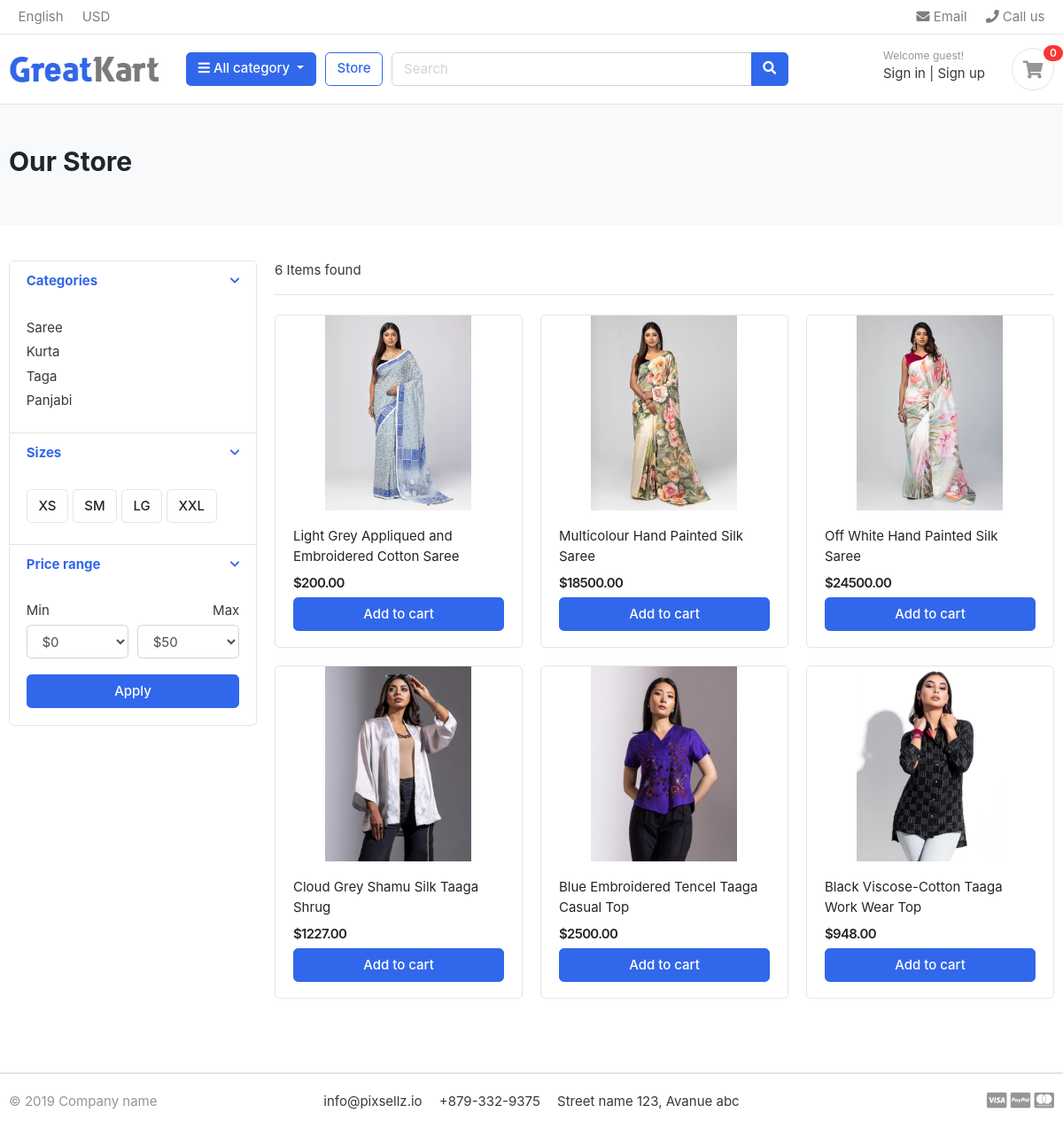
/store/, run on the app's committed database.
### category/models.py (models this page shows, shortened)
class Category(models.Model):
    category_name = models.CharField(max_length=50, unique=True)
    slug = models.SlugField(max_length=100, unique=True )
    description = models.TextField(max_length=255, blank=True)
    cat_image= models.ImageField(upload_to='photos/categories', blank=True)
    class Meta:
        verbose_name = 'category'
        verbose_name_plural = 'categories'
    def get_url(self):
        return reverse('products_by_category', args=[self.slug])

### store/models.py (models this page shows, shortened)
class Product(models.Model):
    product_name = models.CharField(max_length=200, unique=True)
    slug = models.SlugField(max_length=200, unique=True)
    description = models.TextField(max_length=500, blank=True)
    price = models.DecimalField(max_digits=10, decimal_places=2)
    images = models.ImageField(upload_to='photos/products')
    stock = models.IntegerField()
    is_available = models.BooleanField(default=True)
    category = models.ForeignKey(Category, on_delete=models.CASCADE)
    created_date = models.DateTimeField(auto_now_add=True)
    modified_date = models.DateTimeField(auto_now=True)

### store/views.py (the view)
# urls.py: path("store/", include("store.urls")),
def store(request, category_slug=None):
    categories = None
    products = None
    product_per_page = 6
    if category_slug != None:
        categories = get_object_or_404(Category, slug=category_slug)
        products = Product.objects.filter(category=categories, is_available=True).order_by('id')
        paginator = Paginator(products, product_per_page)
        page = request.GET.get('page')
        paged_products = paginator.get_page(page)
        product_count = products.count()
    else:
        products = Product.objects.all().filter(is_available=True).order_by('id')
        paginator = Paginator(products, product_per_page)
        page = request.GET.get('page')
        paged_products = paginator.get_page(page)
        product_count = products.count()
    context = {
        'products': paged_products,
        'product_count': product_count,
    }
    return render(request, 'store/store.html', context)

### carts/context_processors.py (called while the page is built)
def counter(request):
    cart_count = 0
    if 'admin' in request.path:
        return {}
    else:
        try:
            cart = Cart.objects.filter(cart_id=_cart_id(request))
            cart_items = CartItem.objects.all().filter(cart=cart[:1])
            for item in cart_items:
                cart_count += item.quantity
        except Cart.DoesNotExist:
            cart_count = 0
    return dict(cart_count=cart_count)

### carts/views.py (called while the page is built)
def _cart_id(request):
    cart = request.session.session_key
    if not cart:
        cart = request.session.create()
    return cart

### category/context_processors.py (called while the page is built)
def menu_links(request):
    links = Category.objects.all()
    return dict(links=links)

### templates/store/store.html (shortened to what this page needs)
{% extends 'base.html' %}
{% block content %} {% load static %}
<main>
	<section class="section-pagetop bg">
		<div class="container">
			<h2 class="title-page">Our Store</h2>
		</div>
	</section>
	<section class="section-content padding-y">
		<div class="container">
			<div class="row">
				<aside class="col-md-3">
					<div class="card">
						<article class="filter-group">
							<header class="card-header">
								<a
									href="#"
									data-toggle="collapse"
									data-target="#collapse_1"
									aria-expanded="true"
									class="">
									<i class="icon-control fa fa-chevron-down"></i>
									<h6 class="title">Categories</h6>
								</a>
							</header>
							<div
								class="filter-content collapse show"
								id="collapse_1">
								<div class="card-body">
									<ul class="list-menu">
										{% for category in links %}
										<li>
											<a href="{{category.get_url}}"
												>{{ category.category_name }}</a
											>
										</li>
										{% endfor %}
									</ul>
								</div>
							</div>
						</article>
						<article class="filter-group">
							<header class="card-header">
								<a
									href="#"
									data-toggle="collapse"
									data-target="#collapse_4"
									aria-expanded="true"
									class="">
									<i class="icon-control fa fa-chevron-down"></i>
									<h6 class="title">Sizes</h6>
								</a>
							</header>
							<div
								class="filter-content collapse show"
								id="collapse_4">
								<div class="card-body">
									<label class="checkbox-btn">
										<span class="btn btn-light"> XS </span>
									</label>
									<label class="checkbox-btn">
										<span class="btn btn-light"> SM </span>
									</label>
									<label class="checkbox-btn">
										<span class="btn btn-light"> LG </span>
									</label>
									<label class="checkbox-btn">
										<span class="btn btn-light"> XXL </span>
									</label>
								</div>
							</div>
						</article>
						<article class="filter-group">
							<header class="card-header">
								<a
									href="#"
									data-toggle="collapse"
									data-target="#collapse_3"
									aria-expanded="true"
									class="">
									<i class="icon-control fa fa-chevron-down"></i>
									<h6 class="title">Price range</h6>
								</a>
							</header>
							<div
								class="filter-content collapse show"
								id="collapse_3">
								<div class="card-body">
									<div class="form-row">
										<div class="form-group col-md-6">
											<label>Min</label>
											<select class="mr-2 form-control">
												<option value="0">$0</option>
											</select>
										</div>
										<div class="form-group text-right col-md-6">
											<label>Max</label>
											<select class="mr-2 form-control">
												<option value="50">$50</option>
											</select>
										</div>
									</div>
									<button class="btn btn-block btn-primary">
										Apply
									</button>
								</div>
							</div>
						</article>
					</div>
				</aside>
				<main class="col-md-9">
					<header class="border-bottom mb-4 pb-3">
						<div class="form-inline">
							<span class="mr-md-auto"
								>{{ product_count }} Items found
							</span>
						</div>
					</header>
					<div class="row">
						{% for product in products %}
						<div class="col-md-4">
							<figure class="card card-product-grid">
								<div class="img-wrap">
									<img src="{{ product.images.url }}" />
								</div>
								<figcaption class="info-wrap">
									<div class="fix-height">
										<a
											href="{% url 'product_detail' product.category.slug product.slug %}"
											class="title"
											>{{ product.product_name }}</a
										>
										<div class="price-wrap mt-2">
											<span class="price">${{ product.price }}</span>
										</div>
									</div>
									{% if product.stock > 0 %}
									<a
										href="{% url 'add_to_cart' product.id %}"
										class="btn btn-block btn-primary"
										>Add to cart
									</a>
									{% else %}
									<button
										class="btn btn-block btn-danger"
										disabled>
										Out of Stock
									</button>
									{% endif %}
								</figcaption>
							</figure>
						</div>
						{% endfor %}
					</div>
				</main>
			</div>
		</div>
	</section>
</main>
{% endblock %}

### static/css/ui.css (style rules this page uses)
html { font-family: "Inter", sans-serif; font-size: 15px; }
.img-wrap { text-align: center; display: block; }
.img-wrap img { max-width: 100%; }
.price-wrap { letter-spacing: -0.7px; }
.padding-y { padding-top: 40px; padding-bottom: 40px; }
figure { margin-bottom: 0; }
article:after, .form-group:after { display: block; clear: both; content: ""; }
.bg { background-color: #f8f9fa; }
.title-page { color: #212529; }
.btn-light { background-color: #fff; border-color: #e4e4e4; }
[class*=list-] li:after { visibility: hidden; display: block; content: ""; overflow: hidden; height: 0; clear: both; }
.list-menu { list-style: none; margin: 0; padding-left: 0; }
.list-menu li { margin-bottom: 5px; }
.list-menu a { color: #343a40; }
[class*=card-product] a.title { color: #212529; display: block; }
[class*=card-product] .img-wrap { overflow: hidden; position: relative; }
[class*=card-product] .img-wrap img { height: 100%; max-width: 100%; width: auto; display: inline-block; -o-object-fit: cover; object-fit: cover; }
.card-product-grid { margin-bottom: 20px; }
.card-product-grid .img-wrap { border-radius: 0.2rem 0.2rem 0 0; height: 220px; }
.card-product-grid .info-wrap { overflow: hidden; padding: 18px 20px; }
.card-product-grid .fix-height { height: 80px; overflow: hidden; }
.card .img-wrap { overflow: hidden; }
.price { font-weight: 600; color: #212529; }
.icon-control { margin-top: 5px; float: right; font-size: 80%; }
.card-header .title { margin-bottom: 0; line-height: 1.5; }
.filter-group { border-bottom: 1px solid #e4e4e4; }
.filter-group .card-header { border-bottom: 0; }
.filter-group:last-child { border-bottom: 0; }
.checkbox-btn { position: relative; }
.section-pagetop { padding: 45px 0; }

### data on the page
Category: category_name "Saree"
Category: category_name "Kurta"
Category: category_name "Taga"
Category: category_name "Panjabi"
Product: images (picture), product_name "Light Grey Appliqued and Embroidered Cotton Saree", price "200.00", stock "Add to cart"
Product: images (picture), product_name "Multicolour Hand Painted Silk Saree", price "18500.00", stock "Add to cart"
Product: images (picture), product_name "Off White Hand Painted Silk Saree", price "24500.00", stock "Add to cart"
Product: images (picture), product_name "Cloud Grey Shamu Silk Taaga Shrug", price "1227.00", stock "Add to cart"
Product: images (picture), product_name "Blue Embroidered Tencel Taaga Casual Top", price "2500.00", stock "Add to cart"
Product: images (picture), product_name "Black Viscose-Cotton Taaga Work Wear Top", price "948.00", stock "Add to cart"

### other printed values
{{ cart_count }} "0"
{{ product_count }} "6"
